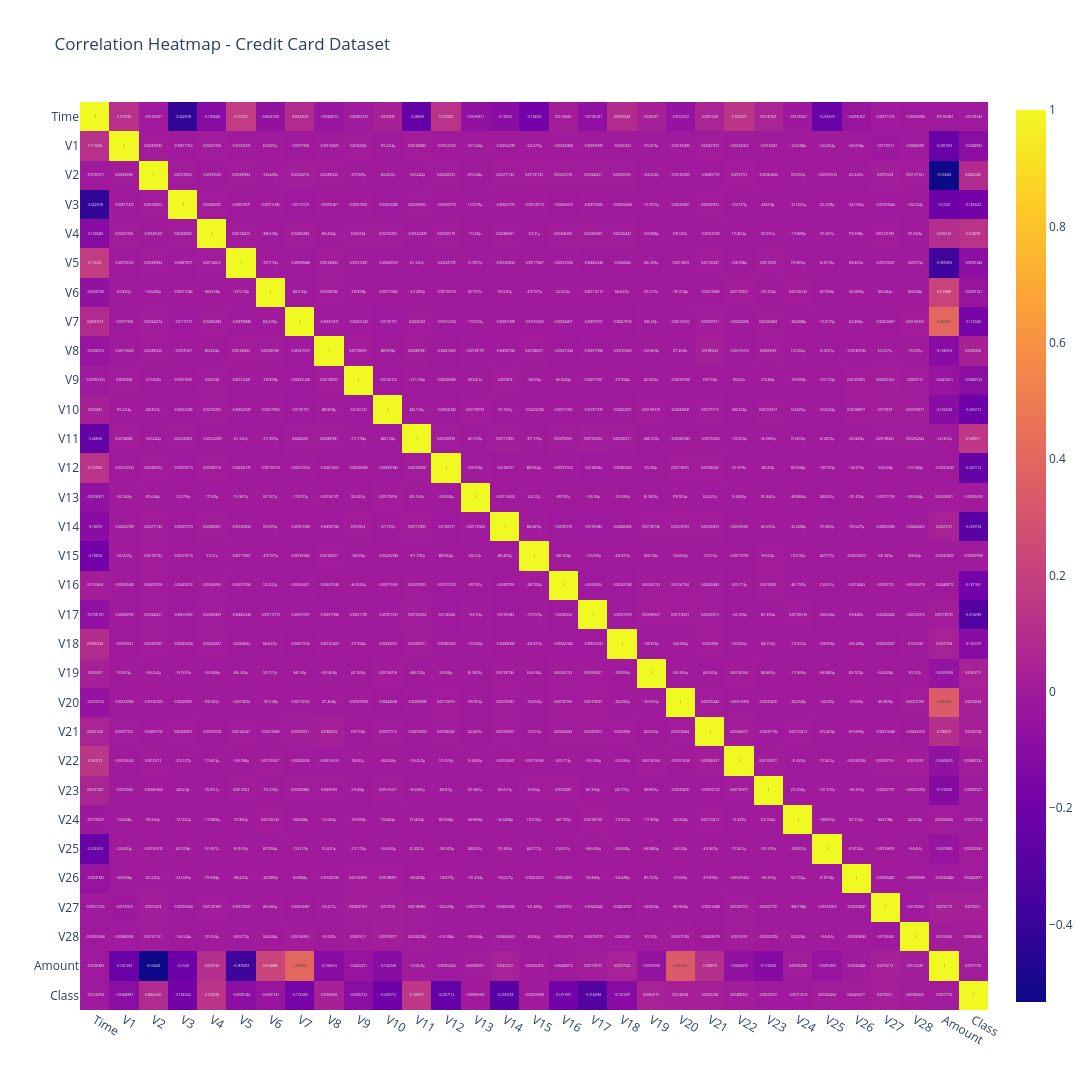

The cell this chart's notebook holds for it:
### Code cell
fig = px.imshow(
    corr,
    text_auto=True,
    title="Correlation Heatmap - Credit Card Dataset"
)

fig.update_layout(
    width=1800,  
    height=1800  
)
fig.show()

### Figure 1 — Plotly figure (JSON) as saved in the notebook; plotly's stock layout.template omitted (floating-point values rounded to 4 significant figures; data arrays with more than 128 entries replaced by an {"elided": "..."} marker saying what was removed)
{"data": [{"coloraxis": "coloraxis", "hovertemplate": "x: %{x}<br>y: %{y}<br>color: %{z}<extra></extra>", "name": "0", "texttemplate": "%{z}", "type": "heatmap", "x": ["Time", "V1", "V2", "V3", "V4", "V5", "V6", "V7", "V8", "V9", "V10", "V11", "V12", "V13", "V14", "V15", "V16", "V17", "V18", "V19", "V20", "V21", "V22", "V23", "V24", "V25", "V26", "V27", "V28", "Amount", "Class"], "xaxis": "x", "y": ["Time", "V1", "V2", "V3", "V4", "V5", "V6", "V7", "V8", "V9", "V10", "V11", "V12", "V13", "V14", "V15", "V16", "V17", "V18", "V19", "V20", "V21", "V22", "V23", "V24", "V25", "V26", "V27", "V28", "Amount", "Class"], "yaxis": "y", "z": {"elided": "31x31 float values"}}], "layout": {"coloraxis": {"colorscale": [[0, "#0d0887"], [0.1111, "#46039f"], [0.2222, "#7201a8"], [0.3333, "#9c179e"], [0.4444, "#bd3786"], [0.5556, "#d8576b"], [0.6667, "#ed7953"], [0.7778, "#fb9f3a"], [0.8889, "#fdca26"], [1, "#f0f921"]]}, "height": 1800, "title": {"text": "Correlation Heatmap - Credit Card Dataset"}, "width": 1800, "xaxis": {"anchor": "y", "constrain": "domain", "domain": [0, 1], "scaleanchor": "y"}, "yaxis": {"anchor": "x", "autorange": "reversed", "constrain": "domain", "domain": [0, 1]}}}
